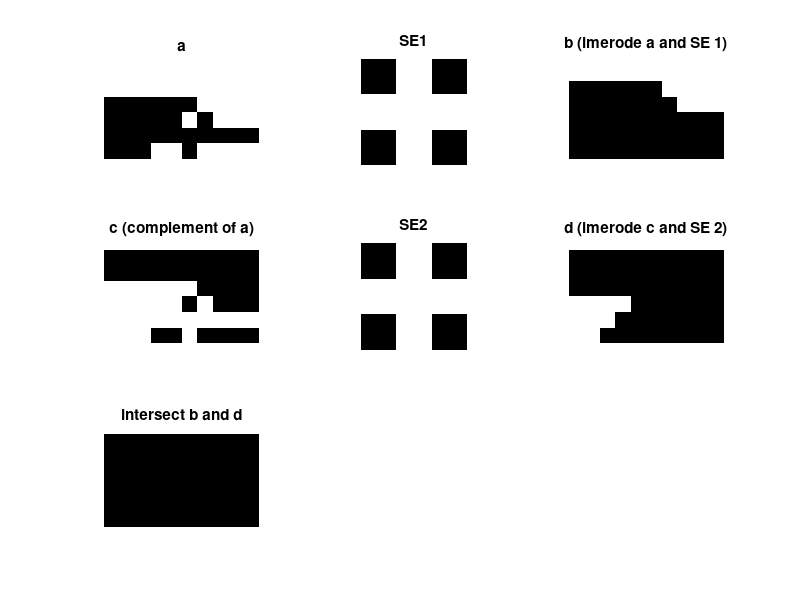

The MATLAB source for this figure:
 %% Section 1
a=[1 1 1 1 1 1 1 1 1 1;
1 1 1 1 1 1 1 1 1 1;
0 0 0 0 0 0 1 1 1 1;
0 0 0 0 0 1 0 1 1 1;
0 0 0 0 0 0 0 0 0 0;
0 0 0 1 1 0 1 1 1 1];

SE1=[0 1 0;
1 1 1;
0 1 0];

b=imerode(a,SE1);

 

%% Section 2
c=imcomplement(a);

SE2=SE1;

d=imerode (c,SE2);

 

%% final result
e=b & d; % b intersect d

 

subplot(3,3,1),imshow (a);title('a');subplot(3,3,2),imshow (SE1);title('SE1');subplot(3,3,3),imshow (b);title('b (imerode a and SE 1)');
subplot(3,3,4),imshow (c);title('c (complement of a)');subplot(3,3,5),imshow (SE2);title('SE2');subplot(3,3,6),imshow (d);title('d (imerode c and SE 2)');
subplot(3,3,7),imshow (e);title('intersect b and d');